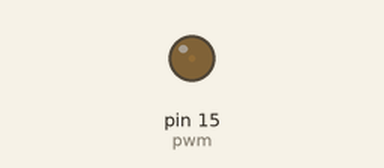
A program run on a simulated MicroPython board. Parts: output pins drawn as LEDs (lit = HIGH).

Above: at 0.05 s.
At 4.95 s:
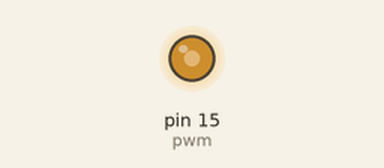
At 7.65 s:
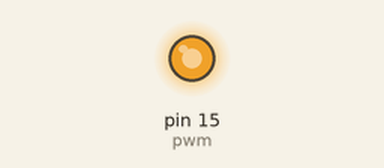
At 15.35 s:
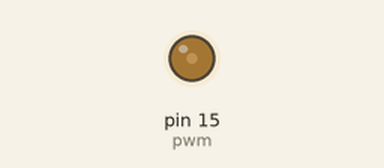
Timing chart, 0 to 22.7 s (numbered marks = the images above):
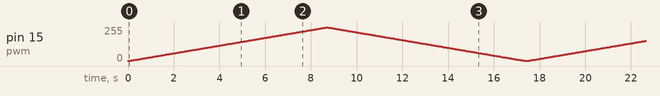

The program:

PWM.py
```python
#importa as classes que serão utilizadas
from machine import Pin, PWM
from time import sleep

#instancia o pino 15 como saída PWM
pwm = PWM(Pin(15))

#define a frequencia, em Hz, da saída
pwm.freq(1000)

#ciclo infinito
while True:
    for duty in range(65025): #varia duty de 0 a 2^16
        pwm.duty_u16(duty)    #define o duty-cicle como igual a duty
        sleep(0.0001)         #delay de 100 us
    for duty in range(65025, 0, -1): #realiza o mesmo processo
        pwm.duty_u16(duty)           #do ciclo anterior, mas com
        sleep(0.0001)                #duty variando decrescentemente
```
